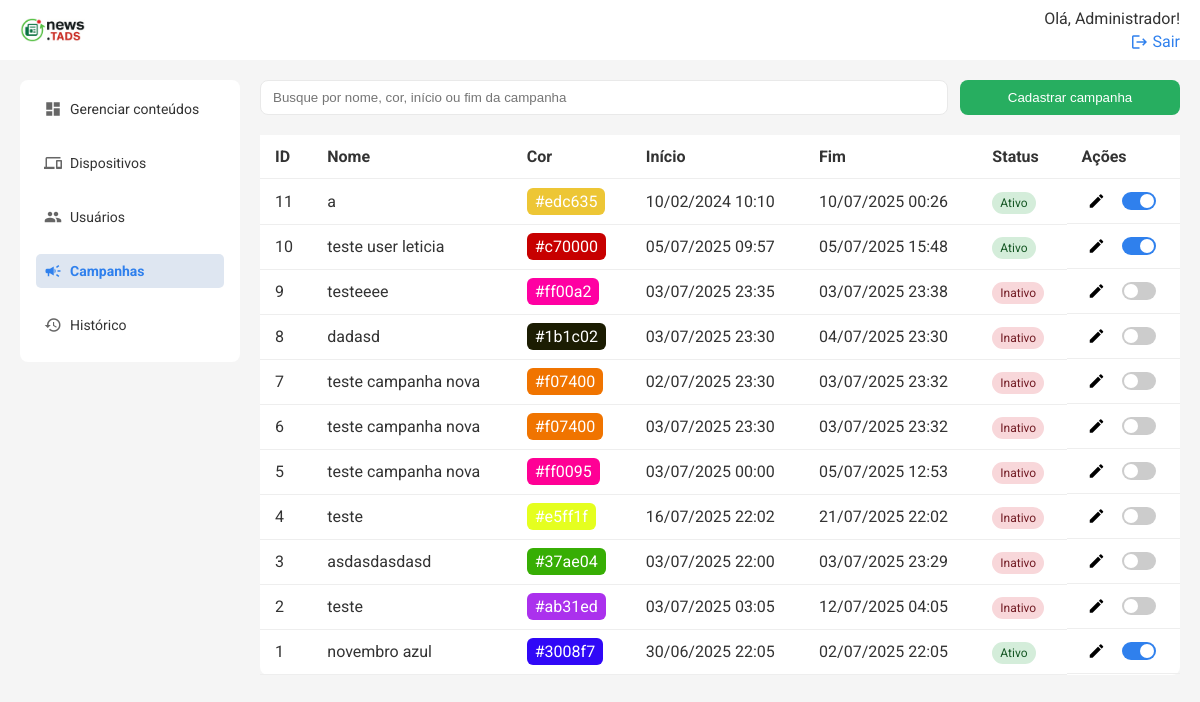
/api/campanhas/list (signed in), run on an earlier commit of the app's database.
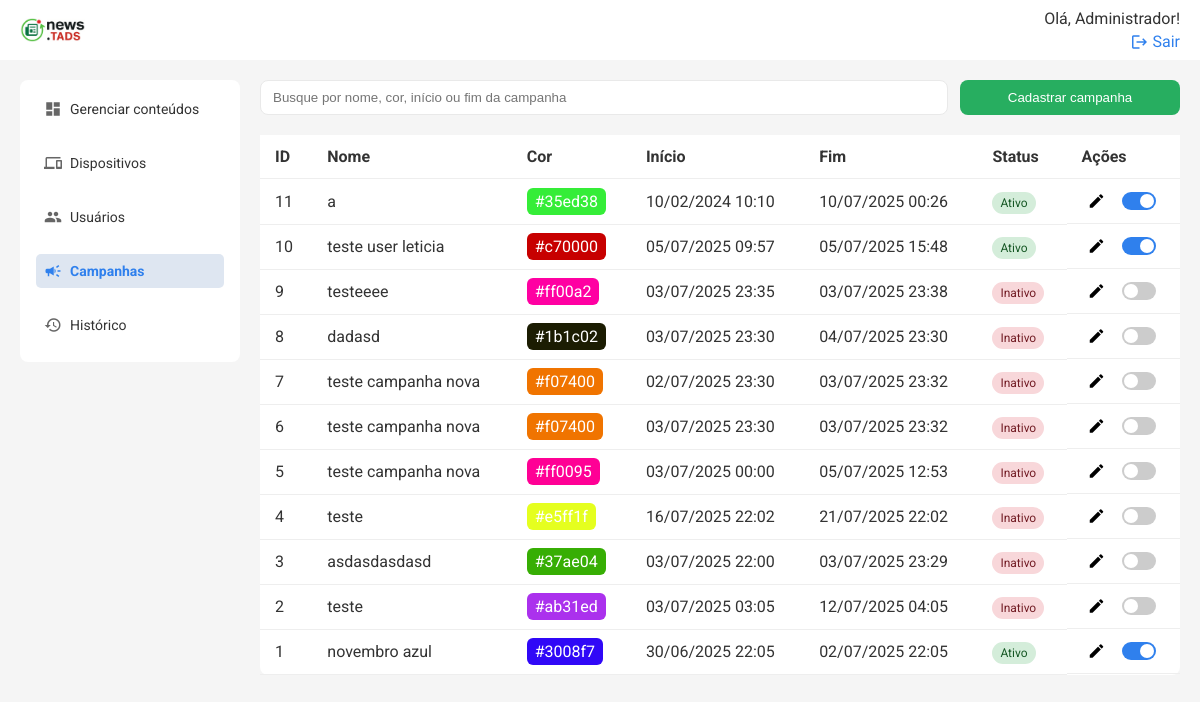
And on a later commit of the database.
### models.py (models this page shows)
class Campanha(db.Model):
    id = db.Column(db.Integer, primary_key=True)
    titulo = db.Column(db.String(100), nullable=False)
    cor = db.Column(db.String(7), nullable=False, default="#369931")
    status = db.Column(db.String(10), nullable=False, default="Ativo")
    inicio = db.Column(db.DateTime, nullable=False, default=datetime.utcnow)
    fim = db.Column(db.DateTime, nullable=True)

### routes/campanhas.py (the view)
@campanhas_bp.route('/list', methods=['GET'])
@login_required
def listar_campanhas():
    campanhas = Campanha.query.order_by(Campanha.id.desc()).all()
    return render_template('campanhas.html', campanhas=campanhas)

### templates/campanhas.html (shortened to what this page needs)
{% extends 'base.html' %} {% block title %}Campanhas{% endblock %} {% block
content %}
<div class="search-cta">
    <input
        type="text"
        placeholder="Busque por nome, cor, início ou fim da campanha"
        class="search"
        id="buscaCampanhas"
    />
    <button class="btn" onclick="openModal()">Cadastrar campanha</button>
</div>
<div class="table-wrapper">
    <table class="table">
        <thead>
            <tr>
                <th>ID</th>
                <th>Nome</th>
                <th>Cor</th>
                <th>Início</th>
                <th>Fim</th>
                <th>Status</th>
                <th>Ações</th>
            </tr>
        </thead>
        <tbody id="campanhaTableBody">
            {% for campanha in campanhas %}
            <tr>
                <td>{{ campanha.id }}</td>
                <td>{{ campanha.titulo }}</td>
                <td>
                    <span
                        style="background-color: {{ campanha.cor }}; padding: 4px 8px; border-radius: 6px; color: #fff;"
                    >
                        {{ campanha.cor }}
                    </span>
                </td>
                <td>
                    {{ campanha.inicio.strftime('%d/%m/%Y %H:%M') if
                    campanha.inicio else '' }}
                </td>
                <td>
                    {{ campanha.fim.strftime('%d/%m/%Y %H:%M') if campanha.fim
                    else '' }}
                </td>
                <td>
                    <span
                        class="status {{ 'ativo' if campanha.status == 'Ativo' else 'inativo' }}"
                    >
                        {{ campanha.status }}
                    </span>
                </td>
                <td class="acoes">
                    <button
                        class="edit"
                        title="Editar campanha"
                        onclick="editCampanha({{ campanha.id }})"
                    >
                        <span class="material-icons">edit</span>
                    </button>
                    <label class="switch" title="Ativar/Inativar campanha">
                        <span class="slider"></span>
                    </label>
                </td>
            </tr>
            {% endfor %}
        </tbody>
    </table>
</div>
{% endblock %}

What changed in the data, as far as the page shows it:
changed Campanha id 11: cor "#edc635" → "#35ed38"
